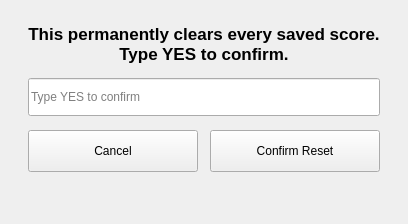
      <widget class="QWidget" name="page_admin_reset_confirm">
       <layout class="QVBoxLayout" name="layout_admin_reset_confirm">
        <property name="spacing">
         <number>14</number>
        </property>
        <property name="leftMargin">
         <number>28</number>
        </property>
        <property name="topMargin">
         <number>24</number>
        </property>
        <property name="rightMargin">
         <number>28</number>
        </property>
        <property name="bottomMargin">
         <number>24</number>
        </property>
        <item>
         <widget class="QLabel" name="lblResetWarning">
          <property name="font">
           <font>
            <pointsize>13</pointsize>
            <bold>true</bold>
           </font>
          </property>
          <property name="text">
           <string>This permanently clears every saved score.
Type YES to confirm.</string>
          </property>
          <property name="alignment">
           <set>Qt::AlignmentFlag::AlignCenter</set>
          </property>
          <property name="wordWrap">
           <bool>true</bool>
          </property>
          <property name="role" stdset="0">
           <string>warningText</string>
          </property>
         </widget>
        </item>
        <item>
         <widget class="QLineEdit" name="txtResetConfirm">
          <property name="minimumSize">
           <size>
            <width>0</width>
            <height>38</height>
           </size>
          </property>
          <property name="placeholderText">
           <string>Type YES to confirm</string>
          </property>
         </widget>
        </item>
        <item>
         <layout class="QHBoxLayout" name="row_reset_buttons">
          <property name="spacing">
           <number>12</number>
          </property>
          <property name="leftMargin">
           <number>0</number>
          </property>
          <property name="topMargin">
           <number>0</number>
          </property>
          <property name="rightMargin">
           <number>0</number>
          </property>
          <property name="bottomMargin">
           <number>0</number>
          </property>
          <item>
           <widget class="QPushButton" name="btnResetCancel">
            <property name="minimumSize">
             <size>
              <width>0</width>
              <height>42</height>
             </size>
            </property>
            <property name="cursor">
             <cursorShape>PointingHandCursor</cursorShape>
            </property>
            <property name="text">
             <string>Cancel</string>
            </property>
            <property name="role" stdset="0">
             <string>ghost</string>
            </property>
           </widget>
          </item>
          <item>
           <widget class="QPushButton" name="btnResetConfirm">
            <property name="minimumSize">
             <size>
              <width>0</width>
              <height>42</height>
             </size>
            </property>
            <property name="cursor">
             <cursorShape>PointingHandCursor</cursorShape>
            </property>
            <property name="text">
             <string>Confirm Reset</string>
            </property>
            <property name="role" stdset="0">
             <string>danger</string>
            </property>
           </widget>
          </item>
         </layout>
        </item>
        <item>
         <widget class="QLabel" name="lblResetFeedback">
          <property name="text">
           <string/>
          </property>
          <property name="alignment">
           <set>Qt::AlignmentFlag::AlignCenter</set>
          </property>
          <property name="wordWrap">
           <bool>true</bool>
          </property>
          <property name="role" stdset="0">
           <string>feedback</string>
          </property>
         </widget>
        </item>
       </layout>
      </widget>
